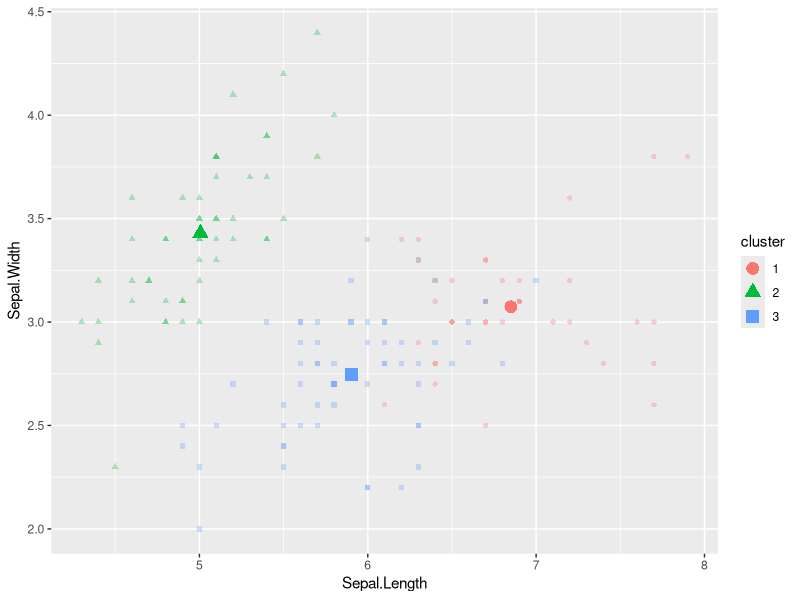
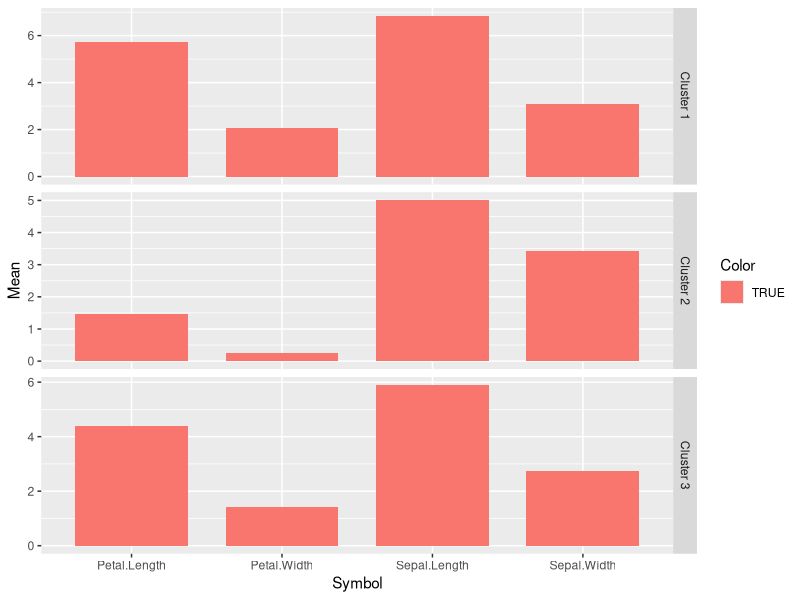

Generate these figures, in order, with R:
R.version  #r version running

search()        # Shows the loaded packages

getOption("defaultPackages")

library()       # Shows the installed packages

#install.packages("ggplot2")
#install.packages("tidyr")

library(ggplot2)
search()

library("tidyr")
search()

#install.packages(c("tidyr", "devtools")) #tidyr for data handling

getwd()  #name of the working directory

dir()  # show files in the working directory

#to change working directory
#getting and setting the working directory
setwd("C:\\Users\\lenovo\\Desktop\\Rdatamining")

getwd()


#Kmeans clustering
data(iris)

#to get structure of data
str(iris)

iris2 <- iris
View(iris2)
str(iris2)

iris2$Species <- NULL #not to use species field
str(iris2)

km <- kmeans(iris2, 3)  # 3 clusters
km

?kmeans

km$size  #size of each cluster

km$centers

km$cluster

km$iter  #number of iterations used

iris2$cluster <- factor(km$cluster) #adding cluster label with each point
View(iris2)

km$withinss  #each cluster Sum of square error

#visulaizing clusters
I=iris2[c(1,2,5)]
View(I)  #data to plot

centers <- data.frame(cluster=factor(1:3), km$centers)
centers

ggplot(data=I, aes(x=Sepal.Length, y=Sepal.Width, color=cluster, shape=cluster)) +
  geom_point(alpha=.3)+
  geom_point(data=centers, aes(x=Sepal.Length, y=Sepal.Width), size=3, stroke=2)

#plotting mean of each variable within each cluster
centers=km$centers
t(centers)

centers <- as.data.frame(t(centers))
names(centers) <- paste("Cluster", 1:3)
centers

centers$Symbol <- row.names(centers)
centers$Symbol

centers <- gather(centers, "Cluster", "Mean", -Symbol)
centers$Color = centers$Mean > 0
ggplot(centers, aes(x=Symbol, y=Mean, fill=Color)) +
  geom_bar(stat='identity', position = "identity", width=.75) +
  facet_grid(Cluster ~ ., scales='free_y')

#comparing clusters with actual class species
table(iris$Species, km$cluster)

#other parameters setting
km1 <- kmeans(iris2, 2,5) #adding number of iteration
km1

table(iris$Species, km1$cluster) 
#may create confusion matrix

